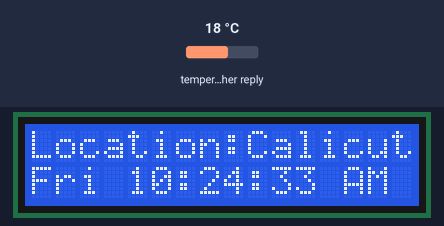
The sketch below on a simulated ESP8266 (NodeMCU). On the bench: 16×2 character LCD. The inputs (shaded band) are chosen by the test bench; at power-on: temperature in the weather reply 18 °C. WiFi joins after 1.5 s; servers stay silent unless stated; network time is answered at once with the bench clock; the local clock reads 2024-03-15 10:24:30 at power-on unless the sketch sets it; web services answer with replies made up by the test bench; what the sketch prints to the serial monitor is not drawn.

Above: at 3.0 s.
At 7.0 s:
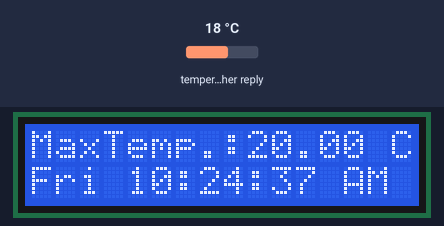
At 11.1 s:
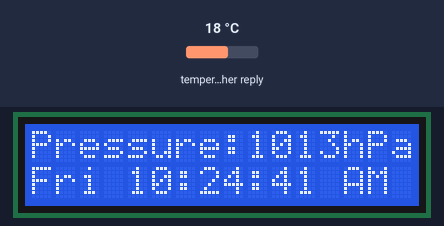
At 20.2 s:
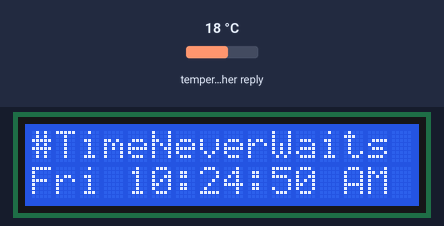
At 29.2 s:
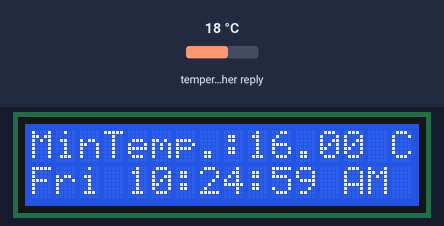
At 38.3 s:
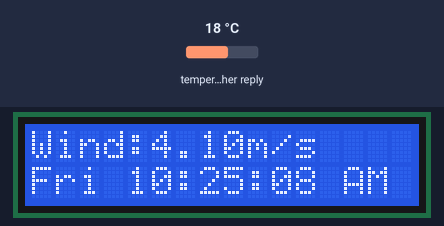

Measured:
- what the display in image 0 shows lasts 1.0 s, from 2.9 s to 3.9 s

The sketch:

digitalClock.ino
```cpp
#include <ArduinoJson.h>
#include <LiquidCrystal.h>
#include <ESP8266WiFi.h>
#include <WiFiUdp.h>
#include <NTPClient.h>

const int rs = 15, en = 13, d4 = 14, d5 = 2, d6 = 0, d7 = 4;
LiquidCrystal lcd(rs, en, d4, d5, d6, d7);

int s = 0;
int h = 0;
int m = 0;
int day = 0;

String days[7] = {"Sun", "Mon", "Tue", "Wed", "Thur", "Fri", "Sat"};

WiFiClient client;
int updateCheck = 0;
int UPDATE_RETRY = 5;

String weatherMain = "";
String weatherLocation = "";
String country;
String location = "Calicut";
int humidity;
int pressure;
float temp;
float tempMin, tempMax;
int clouds;
float windSpeed;

int d_index = 0;

const char* ssid     = "devilhunter";
const char* password = "nerodante";
String weatherKey = "5ba470971810736f3de93f55b18a3cca";
String weatherLang = "&lang=en";
String cityID = "1265874";//calicut  /*"1262180"; //nagpur*/
const char *weatherHost = "api.openweathermap.org";

void setup() {
  Serial.begin(9600);
  lcd.begin(16, 2);
  lcd.clear();
  Serial.print("Connecting WiFi ");
  lcd.print("Connecting...");
  WiFi.begin(ssid, password);
  while (WiFi.status() != WL_CONNECTED) {
    delay(500);
    Serial.print(".");
  }
  Serial.println("");
  Serial.print("Connected: ");
  Serial.println(WiFi.localIP());
  lcd.clear();
  clearLCDLine(0);
  lcd.print("Connected: ");
  clearLCDLine(1);
  lcd.println(WiFi.localIP());
  delay(500);
  updateDataFromInternet();
}

void clearLCDLine(int lineNum) {
  lcd.setCursor(0, lineNum);
  lcd.print("                ");
  lcd.setCursor(0, lineNum);
}

void loop() {
  s++;
  if (s >= 60) {
    s = 0;
    m++;
    if (m >= 60) {
      m = 0;
      h++;
      if(updateCheck > 0){
        updateDataFromInternet();
      }
      if (h >= 24) {
        h = 0;
        day++;
        if(day >= 7){
          day = 0;
        }
        updateDataFromInternet();
      }
    }
  }
  printTime();
}

void printTime() {
  switch (d_index) {
    case 0:
    case 1:
      clearLCDLine(0);
      lcd.print("Location:");
      lcd.print(location);
      break;
    case 2:
    case 3:
      clearLCDLine(0);
      lcd.print("Temp.:");
      lcd.print(temp);
      lcd.print(" C");
      break;
    case 4:
    case 5:
      clearLCDLine(0);
      lcd.print("MaxTemp.:");
      lcd.print(tempMax);
      lcd.print(" C");
      break;
    case 6:
    case 7:
      clearLCDLine(0);
      lcd.print("MinTemp.:");
      lcd.print(tempMin);
      lcd.print(" C");
      break;
    case 8:
    case 9:
      clearLCDLine(0);
      lcd.print("Pressure:");
      lcd.print(pressure);
      lcd.print("hPa");
      break;
    case 10:
    case 11:
      clearLCDLine(0);
      lcd.print("Humidity:");
      lcd.print(humidity);
      lcd.print("%");
      break;
    case 12:
    case 13:
      clearLCDLine(0);
      lcd.print("Clouds:");
      lcd.print(clouds);
      lcd.print("%");
      break;
    case 14:
    case 15:
      clearLCDLine(0);
      lcd.print("Wind:");
      lcd.print(windSpeed);
      lcd.print("m/s");
      break;
    case 16:
    case 17:
      clearLCDLine(0);
      lcd.print("#TimeNeverWaits");
      break;
    case 18:
    case 19:
      clearLCDLine(0);
      lcd.print("Vrushabh R. J.");
      break;
    default:
      d_index = 0;
  }
  d_index++;
  if (d_index >= 20) {
    d_index = 0;
  }
  clearLCDLine(1);
  clearLCDLine(1);
  //print day
  lcd.print(days[day]);
  lcd.print(" ");
  //print hour
  if (h == 0 || h == 12) {
    lcd.print("12");
  } else if (h > 0 && h <= 9) {
    lcd.print("0");
    lcd.print(h);
  }else if(h > 9 && h < 12){
    lcd.print(h);
  }else {
    int hr = (h - 12);
    if (hr > 0 && hr <= 9) {
      lcd.print("0");
      lcd.print(hr);
    } else {
      lcd.print(hr);
    }
  }
  lcd.print(":");
  //print minute
  if (m >= 0 && m <= 9) {
    lcd.print("0");
    lcd.print(m);
  } else {
    lcd.print(m);
  }
  lcd.print(":");
  //print seconds
  if (s >= 0 && s <= 9) {
    lcd.print("0");
    lcd.print(s);
  } else {
    lcd.print(s);
  }

  if (h >= 12) {
    lcd.print(" PM");
  } else {
    lcd.print(" AM");
  }
  Serial.println(String(h) + ":" + String(m)+":"+String(s));
  delay(1000);
}

void updateDataFromInternet() {
  if (WiFi.status() == WL_CONNECTED) {
    lcd.clear();
    clearLCDLine(0);
    lcd.print("Fetching weather");
    clearLCDLine(1);
    lcd.print("Location:Calicut"); // Nagpur");
    getWeatherData();
    clearLCDLine(0);
    lcd.print("Got weather");
    delay(500);
    clearLCDLine(0);
    lcd.print("Fetching time");
    getTime();
    clearLCDLine(0);
    lcd.print("Got time");
    updateCheck = 0;
  } else {
    clearLCDLine(0);
    lcd.print("No connection: ");
    if(updateCheck == 0){
        updateCheck = UPDATE_RETRY;
    }
    updateCheck--;
    clearLCDLine(0);
    lcd.print("Retries left: ");
    lcd.print(updateCheck);
    return;
  }
}

void getTime() {
  WiFiUDP ntpUDP;
  NTPClient timeClient(ntpUDP, "2.in.pool.ntp.org", 3600 * 5.5); // 5.5 to set it to india
  timeClient.update();
  day = timeClient.getDay();
  h = ((int)(timeClient.getFormattedTime()[0] - '0')) * 10 + (int)(timeClient.getFormattedTime()[1] - '0');
  m = ((int)(timeClient.getFormattedTime()[3] - '0')) * 10 + (int)(timeClient.getFormattedTime()[4] - '0');
  s = ((int)(timeClient.getFormattedTime()[6] - '0')) * 10 + (int)(timeClient.getFormattedTime()[7] - '0');
  timeClient.end();
}


void getWeatherData() {
  Serial.print("connecting to ");
  Serial.println(weatherHost);
  if (client.connect(weatherHost, 80)) {
    client.println(String("GET /data/2.5/weather?id=") + cityID + "&units=metric&appid=" + weatherKey + weatherLang + "\r\n" +
                   "Host: " + weatherHost + "\r\nUser-Agent: ArduinoWiFi/1.1\r\n" +
                   "Connection: close\r\n\r\n");
  } else {
    Serial.println("connection failed");
    return;
  }
  String line;
  int repeatCounter = 0;
  while (!client.available() && repeatCounter < 10) {
    delay(500);
    Serial.println("w.");
    repeatCounter++;
  }

  while (client.connected() && client.available()) {
    char c = client.read();
    if (c == '[' || c == ']') c = ' ';
    line += c;
  }
  //Serial.println(line);
  client.stop();

  DynamicJsonBuffer jsonBuf;
  JsonObject &root = jsonBuf.parseObject(line);
  if (!root.success()) {
    Serial.println("parseObject() failed");
    return;
  }

  temp = root["main"]["temp"];
  humidity = root["main"]["humidity"];
  pressure = root["main"]["pressure"];
  tempMin = root["main"]["temp_min"];
  tempMax = root["main"]["temp_max"];
  windSpeed = root["wind"]["speed"];
  clouds = root["clouds"]["all"];
}
```
